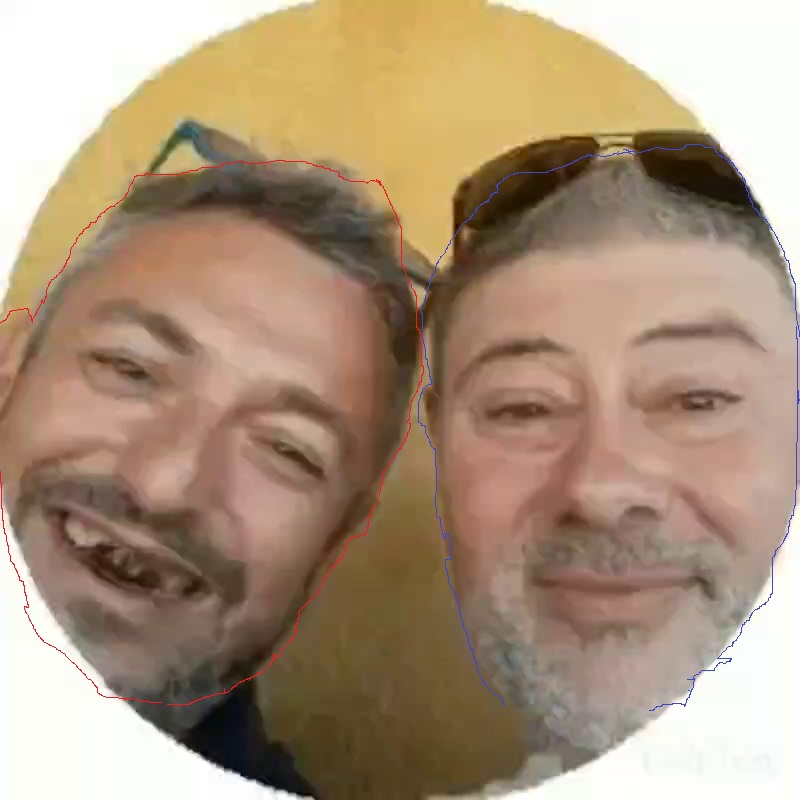
#> input picture assets/raw/faces marked raw_f001.jpg, 800 x 800 px, found by its file name
$ python extract_contours.py
#> lines starting #> are read from the running program, lines starting #| are printed output that depends on the picture; after the words box and inside, x2 and y2 are one past the last pixel; in counts of white or black regions, pixels touching at a corner belong together
"""Extract the user-drawn face contours (red=left, blue=right) from
'faces marked raw_f001.jpg' as binary masks. Save as PNG masks and
report their bounding boxes."""
import os
import numpy as np
from PIL import Image

WS = r"D:\dsh workspace\dsh test project"
marked_path = os.path.join(WS, "assets", "raw", "faces marked raw_f001.jpg")
img = Image.open(marked_path).convert("RGB")
#> img is the input picture: PIL image 800x800 RGB; mean R, G, B 171, 148.1, 124.4
arr = np.array(img, dtype=np.int16)

# Red contour: high R, low G, low B
red_mask = (arr[:, :, 0] > 140) & (arr[:, :, 1] < 110) & (arr[:, :, 2] < 110)
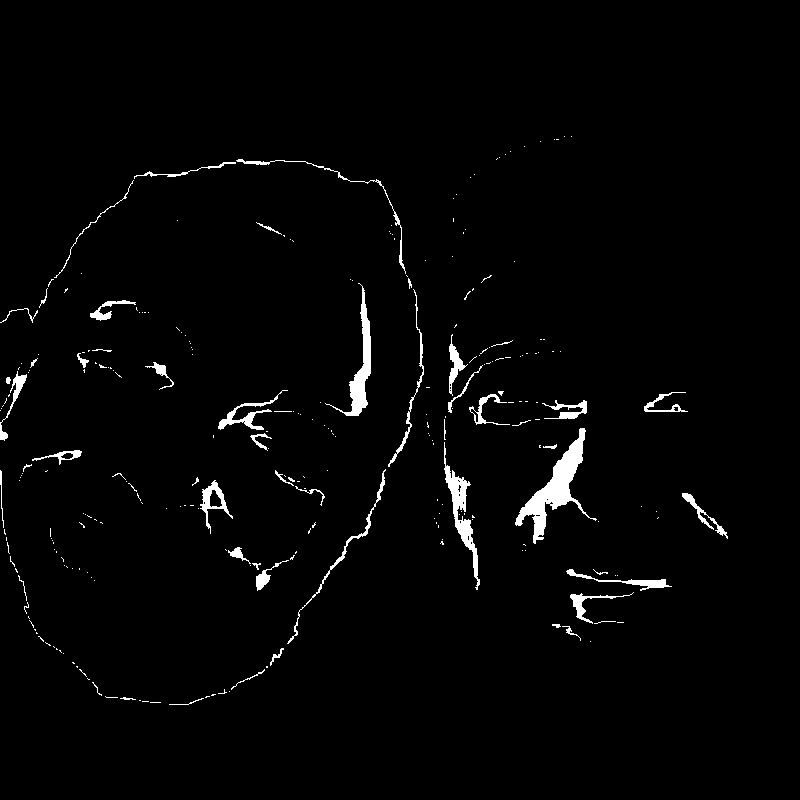
#> red_mask: shape (800, 800) bool; 2.1% white; 272 white regions (220 under 20 px), largest, box (x1, y1, x2, y2) and area: (515, 428, 597, 544) 2346, (325, 283, 371, 416) 1237, (444, 442, 480, 590) 1195
# Blue contour: high B, low R, low G
blue_mask = (arr[:, :, 2] > 120) & (arr[:, :, 0] < 130) & (arr[:, :, 1] < 130)
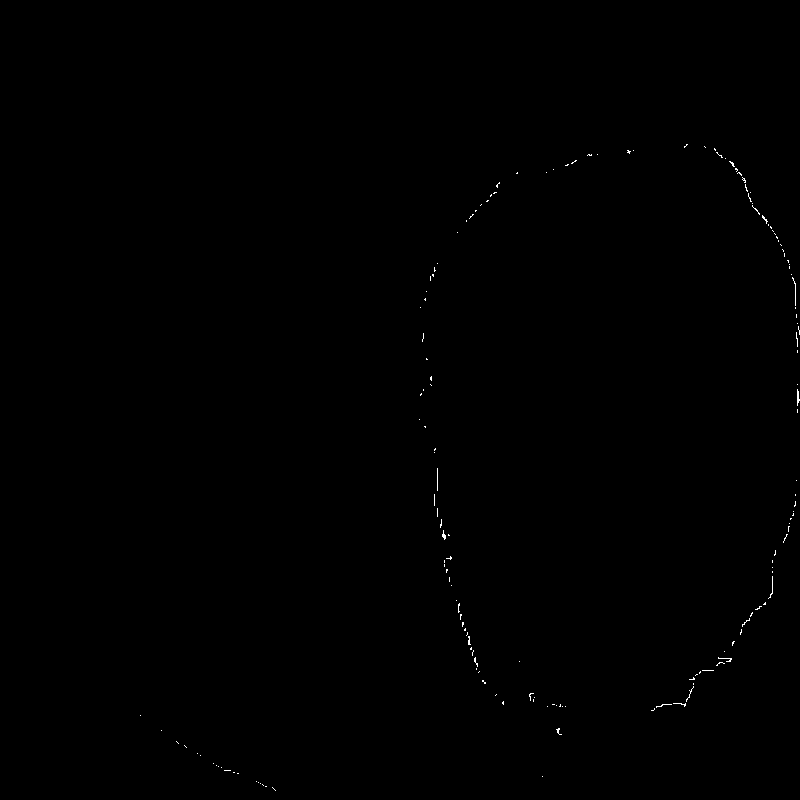
#> blue_mask: shape (800, 800) bool; 0.15% white in thin lines or dots, all inside (x1, y1, x2, y2) = (140, 144, 800, 791)

for name, mask in [("left", red_mask), ("right", blue_mask)]:
    ys, xs = np.nonzero(mask)
    if len(xs) == 0:
        print(f"{name}: no pixels found")
        continue
    x0, x1, y0, y1 = xs.min(), xs.max(), ys.min(), ys.max()
    w, h = x1 - x0, y1 - y0
    cx, cy = (x0 + x1) / 2, (y0 + y1) / 2
    print(f"{name}: {len(xs)} px, bbox x=[{x0},{x1}] y=[{y0},{y1}] w={w} h={h} center=({cx:.0f},{cy:.0f})")
    # Save the contour mask (full 800x800) and a cropped version
    mask_img = Image.fromarray((mask * 255).astype(np.uint8), "L")
    mask_img.save(os.path.join(WS, "assets", "contours", f"contour_{name}_full.png"))
    # Crop to bbox with small margin
    margin = 10
    cx0 = max(0, x0 - margin); cy0 = max(0, y0 - margin)
    cx1 = min(arr.shape[1], x1 + margin); cy1 = min(arr.shape[0], y1 + margin)
    cropped = mask_img.crop((cx0, cy0, cx1, cy1))
    cropped.save(os.path.join(WS, "assets", "contours", f"contour_{name}.png"))
    print(f"  saved contour_{name}.png ({cropped.size[0]}x{cropped.size[1]})")
#> this loop made 2 passes
#> (name, x0, x1, y0, y1, w, h, cx) on passes 1 to 2: ('left', 0, 727, 136, 704, 727, 568, 363.5), ('right', 140, 799, 144, 790, 659, 646, 469.5)
#| left: 13129 px, bbox x=[0,727] y=[136,704] w=727 h=568 center=(364,420)
#|   saved contour_left.png (737x588)
#| right: 935 px, bbox x=[140,799] y=[144,790] w=659 h=646 center=(470,467)
#|   saved contour_right.png (670x666)
#> pass 1, `cropped = mask_img.crop((cx0, cy0, cx1, cy1))`:
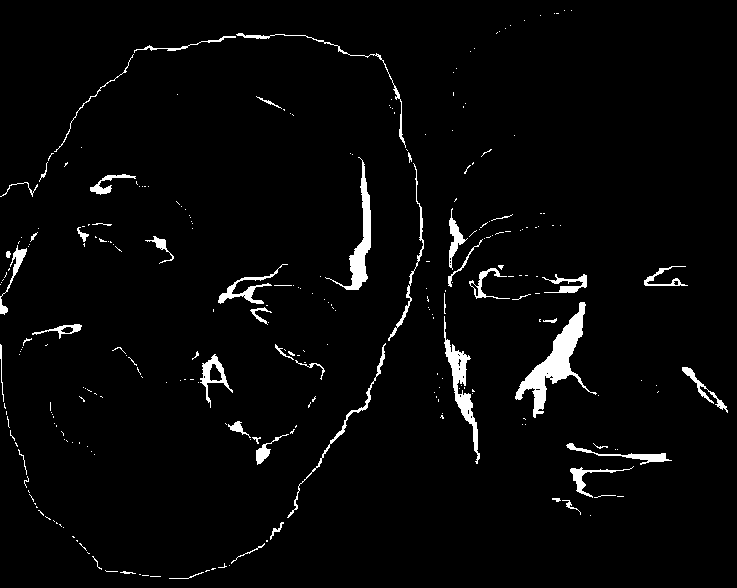
#> cropped: PIL image 737x588 L; 3% white; 272 white regions (220 under 20 px), largest, box (x1, y1, x2, y2) and area: (515, 302, 597, 418) 2346, (325, 157, 371, 290) 1237, (444, 316, 480, 464) 1195
#> pass 2, `cropped = mask_img.crop((cx0, cy0, cx1, cy1))`:
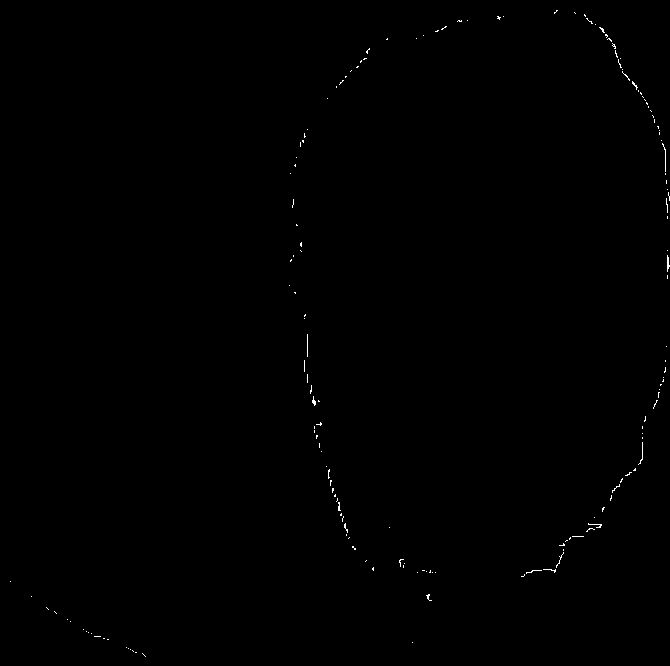
#> cropped: PIL image 670x666 L; 0.21% white in thin lines or dots

print("done")
